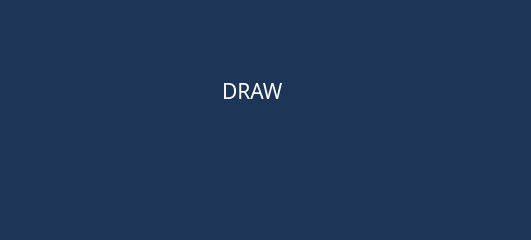
<?xml version="1.0" encoding="UTF-8"?>
<ui version="4.0">
 <class>DrawDialog</class>
 <widget class="QDialog" name="DrawDialog">
  <property name="geometry">
   <rect>
    <x>0</x>
    <y>0</y>
    <width>531</width>
    <height>240</height>
   </rect>
  </property>
  <property name="palette">
   <palette>
    <active>
     <colorrole role="WindowText">
      <brush brushstyle="SolidPattern">
       <color alpha="255">
        <red>255</red>
        <green>255</green>
        <blue>255</blue>
       </color>
      </brush>
     </colorrole>
     <colorrole role="Button">
      <brush brushstyle="SolidPattern">
       <color alpha="255">
        <red>29</red>
        <green>53</green>
        <blue>87</blue>
       </color>
      </brush>
     </colorrole>
     <colorrole role="Light">
      <brush brushstyle="SolidPattern">
       <color alpha="255">
        <red>43</red>
        <green>80</green>
        <blue>130</blue>
       </color>
      </brush>
     </colorrole>
     <colorrole role="Midlight">
      <brush brushstyle="SolidPattern">
       <color alpha="255">
        <red>36</red>
        <green>66</green>
        <blue>108</blue>
       </color>
      </brush>
     </colorrole>
     <colorrole role="Dark">
      <brush brushstyle="SolidPattern">
       <color alpha="255">
        <red>14</red>
        <green>26</green>
        <blue>43</blue>
       </color>
      </brush>
     </colorrole>
     <colorrole role="Mid">
      <brush brushstyle="SolidPattern">
       <color alpha="255">
        <red>19</red>
        <green>35</green>
        <blue>58</blue>
       </color>
      </brush>
     </colorrole>
     <colorrole role="Text">
      <brush brushstyle="SolidPattern">
       <color alpha="255">
        <red>255</red>
        <green>255</green>
        <blue>255</blue>
       </color>
      </brush>
     </colorrole>
     <colorrole role="BrightText">
      <brush brushstyle="SolidPattern">
       <color alpha="255">
        <red>255</red>
        <green>255</green>
        <blue>255</blue>
       </color>
      </brush>
     </colorrole>
     <colorrole role="ButtonText">
      <brush brushstyle="SolidPattern">
       <color alpha="255">
        <red>255</red>
        <green>255</green>
        <blue>255</blue>
       </color>
      </brush>
     </colorrole>
     <colorrole role="Base">
      <brush brushstyle="SolidPattern">
       <color alpha="255">
        <red>0</red>
        <green>0</green>
        <blue>0</blue>
       </color>
      </brush>
     </colorrole>
     <colorrole role="Window">
      <brush brushstyle="SolidPattern">
       <color alpha="255">
        <red>29</red>
        <green>53</green>
        <blue>87</blue>
       </color>
      </brush>
     </colorrole>
     <colorrole role="Shadow">
      <brush brushstyle="SolidPattern">
       <color alpha="255">
        <red>0</red>
        <green>0</green>
        <blue>0</blue>
       </color>
      </brush>
     </colorrole>
     <colorrole role="AlternateBase">
      <brush brushstyle="SolidPattern">
       <color alpha="255">
        <red>14</red>
        <green>26</green>
        <blue>43</blue>
       </color>
      </brush>
     </colorrole>
     <colorrole role="ToolTipBase">
      <brush brushstyle="SolidPattern">
       <color alpha="255">
        <red>255</red>
        <green>255</green>
        <blue>220</blue>
       </color>
      </brush>
     </colorrole>
     <colorrole role="ToolTipText">
      <brush brushstyle="SolidPattern">
       <color alpha="255">
        <red>0</red>
        <green>0</green>
        <blue>0</blue>
       </color>
      </brush>
     </colorrole>
     <colorrole role="PlaceholderText">
      <brush brushstyle="SolidPattern">
       <color alpha="128">
        <red>255</red>
        <green>255</green>
        <blue>255</blue>
       </color>
      </brush>
     </colorrole>
    </active>
    <inactive>
     <colorrole role="WindowText">
      <brush brushstyle="SolidPattern">
       <color alpha="255">
        <red>255</red>
        <green>255</green>
        <blue>255</blue>
       </color>
      </brush>
     </colorrole>
     <colorrole role="Button">
      <brush brushstyle="SolidPattern">
       <color alpha="255">
        <red>29</red>
        <green>53</green>
        <blue>87</blue>
       </color>
      </brush>
     </colorrole>
     <colorrole role="Light">
      <brush brushstyle="SolidPattern">
       <color alpha="255">
        <red>43</red>
        <green>80</green>
        <blue>130</blue>
       </color>
      </brush>
     </colorrole>
     <colorrole role="Midlight">
      <brush brushstyle="SolidPattern">
       <color alpha="255">
        <red>36</red>
        <green>66</green>
        <blue>108</blue>
       </color>
      </brush>
     </colorrole>
     <colorrole role="Dark">
      <brush brushstyle="SolidPattern">
       <color alpha="255">
        <red>14</red>
        <green>26</green>
        <blue>43</blue>
       </color>
      </brush>
     </colorrole>
     <colorrole role="Mid">
      <brush brushstyle="SolidPattern">
       <color alpha="255">
        <red>19</red>
        <green>35</green>
        <blue>58</blue>
       </color>
      </brush>
     </colorrole>
     <colorrole role="Text">
      <brush brushstyle="SolidPattern">
       <color alpha="255">
        <red>255</red>
        <green>255</green>
        <blue>255</blue>
       </color>
      </brush>
     </colorrole>
     <colorrole role="BrightText">
      <brush brushstyle="SolidPattern">
       <color alpha="255">
        <red>255</red>
        <green>255</green>
        <blue>255</blue>
       </color>
      </brush>
     </colorrole>
     <colorrole role="ButtonText">
      <brush brushstyle="SolidPattern">
       <color alpha="255">
        <red>255</red>
        <green>255</green>
        <blue>255</blue>
       </color>
      </brush>
     </colorrole>
     <colorrole role="Base">
      <brush brushstyle="SolidPattern">
       <color alpha="255">
        <red>0</red>
        <green>0</green>
        <blue>0</blue>
       </color>
      </brush>
     </colorrole>
     <colorrole role="Window">
      <brush brushstyle="SolidPattern">
       <color alpha="255">
        <red>29</red>
        <green>53</green>
        <blue>87</blue>
       </color>
      </brush>
     </colorrole>
     <colorrole role="Shadow">
      <brush brushstyle="SolidPattern">
       <color alpha="255">
        <red>0</red>
        <green>0</green>
        <blue>0</blue>
       </color>
      </brush>
     </colorrole>
     <colorrole role="AlternateBase">
      <brush brushstyle="SolidPattern">
       <color alpha="255">
        <red>14</red>
        <green>26</green>
        <blue>43</blue>
       </color>
      </brush>
     </colorrole>
     <colorrole role="ToolTipBase">
      <brush brushstyle="SolidPattern">
       <color alpha="255">
        <red>255</red>
        <green>255</green>
        <blue>220</blue>
       </color>
      </brush>
     </colorrole>
     <colorrole role="ToolTipText">
      <brush brushstyle="SolidPattern">
       <color alpha="255">
        <red>0</red>
        <green>0</green>
        <blue>0</blue>
       </color>
      </brush>
     </colorrole>
     <colorrole role="PlaceholderText">
      <brush brushstyle="SolidPattern">
       <color alpha="128">
        <red>255</red>
        <green>255</green>
        <blue>255</blue>
       </color>
      </brush>
     </colorrole>
    </inactive>
    <disabled>
     <colorrole role="WindowText">
      <brush brushstyle="SolidPattern">
       <color alpha="255">
        <red>14</red>
        <green>26</green>
        <blue>43</blue>
       </color>
      </brush>
     </colorrole>
     <colorrole role="Button">
      <brush brushstyle="SolidPattern">
       <color alpha="255">
        <red>29</red>
        <green>53</green>
        <blue>87</blue>
       </color>
      </brush>
     </colorrole>
     <colorrole role="Light">
      <brush brushstyle="SolidPattern">
       <color alpha="255">
        <red>43</red>
        <green>80</green>
        <blue>130</blue>
       </color>
      </brush>
     </colorrole>
     <colorrole role="Midlight">
      <brush brushstyle="SolidPattern">
       <color alpha="255">
        <red>36</red>
        <green>66</green>
        <blue>108</blue>
       </color>
      </brush>
     </colorrole>
     <colorrole role="Dark">
      <brush brushstyle="SolidPattern">
       <color alpha="255">
        <red>14</red>
        <green>26</green>
        <blue>43</blue>
       </color>
      </brush>
     </colorrole>
     <colorrole role="Mid">
      <brush brushstyle="SolidPattern">
       <color alpha="255">
        <red>19</red>
        <green>35</green>
        <blue>58</blue>
       </color>
      </brush>
     </colorrole>
     <colorrole role="Text">
      <brush brushstyle="SolidPattern">
       <color alpha="255">
        <red>14</red>
        <green>26</green>
        <blue>43</blue>
       </color>
      </brush>
     </colorrole>
     <colorrole role="BrightText">
      <brush brushstyle="SolidPattern">
       <color alpha="255">
        <red>255</red>
        <green>255</green>
        <blue>255</blue>
       </color>
      </brush>
     </colorrole>
     <colorrole role="ButtonText">
      <brush brushstyle="SolidPattern">
       <color alpha="255">
        <red>14</red>
        <green>26</green>
        <blue>43</blue>
       </color>
      </brush>
     </colorrole>
     <colorrole role="Base">
      <brush brushstyle="SolidPattern">
       <color alpha="255">
        <red>29</red>
        <green>53</green>
        <blue>87</blue>
       </color>
      </brush>
     </colorrole>
     <colorrole role="Window">
      <brush brushstyle="SolidPattern">
       <color alpha="255">
        <red>29</red>
        <green>53</green>
        <blue>87</blue>
       </color>
      </brush>
     </colorrole>
     <colorrole role="Shadow">
      <brush brushstyle="SolidPattern">
       <color alpha="255">
        <red>0</red>
        <green>0</green>
        <blue>0</blue>
       </color>
      </brush>
     </colorrole>
     <colorrole role="AlternateBase">
      <brush brushstyle="SolidPattern">
       <color alpha="255">
        <red>29</red>
        <green>53</green>
        <blue>87</blue>
       </color>
      </brush>
     </colorrole>
     <colorrole role="ToolTipBase">
      <brush brushstyle="SolidPattern">
       <color alpha="255">
        <red>255</red>
        <green>255</green>
        <blue>220</blue>
       </color>
      </brush>
     </colorrole>
     <colorrole role="ToolTipText">
      <brush brushstyle="SolidPattern">
       <color alpha="255">
        <red>0</red>
        <green>0</green>
        <blue>0</blue>
       </color>
      </brush>
     </colorrole>
     <colorrole role="PlaceholderText">
      <brush brushstyle="SolidPattern">
       <color alpha="128">
        <red>255</red>
        <green>255</green>
        <blue>255</blue>
       </color>
      </brush>
     </colorrole>
    </disabled>
   </palette>
  </property>
  <property name="windowTitle">
   <string>Draw</string>
  </property>
  <property name="windowIcon">
   <iconset resource="Resorces.qrc">
    <normaloff>:/Logo/tic-tac-toe.png</normaloff>:/Logo/tic-tac-toe.png</iconset>
  </property>
  <widget class="QLabel" name="label">
   <property name="geometry">
    <rect>
     <x>4</x>
     <y>0</y>
     <width>531</width>
     <height>260</height>
    </rect>
   </property>
   <property name="palette">
    <palette>
     <active>
      <colorrole role="WindowText">
       <brush brushstyle="SolidPattern">
        <color alpha="255">
         <red>255</red>
         <green>255</green>
         <blue>255</blue>
        </color>
       </brush>
      </colorrole>
      <colorrole role="Button">
       <brush brushstyle="SolidPattern">
        <color alpha="255">
         <red>29</red>
         <green>53</green>
         <blue>87</blue>
        </color>
       </brush>
      </colorrole>
      <colorrole role="Light">
       <brush brushstyle="SolidPattern">
        <color alpha="255">
         <red>43</red>
         <green>80</green>
         <blue>130</blue>
        </color>
       </brush>
      </colorrole>
      <colorrole role="Midlight">
       <brush brushstyle="SolidPattern">
        <color alpha="255">
         <red>36</red>
         <green>66</green>
         <blue>108</blue>
        </color>
       </brush>
      </colorrole>
      <colorrole role="Dark">
       <brush brushstyle="SolidPattern">
        <color alpha="255">
         <red>14</red>
         <green>26</green>
         <blue>43</blue>
        </color>
       </brush>
      </colorrole>
      <colorrole role="Mid">
       <brush brushstyle="SolidPattern">
        <color alpha="255">
         <red>19</red>
         <green>35</green>
         <blue>58</blue>
        </color>
       </brush>
      </colorrole>
      <colorrole role="Text">
       <brush brushstyle="SolidPattern">
        <color alpha="255">
         <red>255</red>
         <green>255</green>
         <blue>255</blue>
        </color>
       </brush>
      </colorrole>
      <colorrole role="BrightText">
       <brush brushstyle="SolidPattern">
        <color alpha="255">
         <red>255</red>
         <green>255</green>
         <blue>255</blue>
        </color>
       </brush>
      </colorrole>
      <colorrole role="ButtonText">
       <brush brushstyle="SolidPattern">
        <color alpha="255">
         <red>255</red>
         <green>255</green>
         <blue>255</blue>
        </color>
       </brush>
      </colorrole>
      <colorrole role="Base">
       <brush brushstyle="SolidPattern">
        <color alpha="255">
         <red>0</red>
         <green>0</green>
         <blue>0</blue>
        </color>
       </brush>
      </colorrole>
      <colorrole role="Window">
       <brush brushstyle="SolidPattern">
        <color alpha="255">
         <red>29</red>
         <green>53</green>
         <blue>87</blue>
        </color>
       </brush>
      </colorrole>
      <colorrole role="Shadow">
       <brush brushstyle="SolidPattern">
        <color alpha="255">
         <red>0</red>
         <green>0</green>
         <blue>0</blue>
        </color>
       </brush>
      </colorrole>
      <colorrole role="AlternateBase">
       <brush brushstyle="SolidPattern">
        <color alpha="255">
         <red>14</red>
         <green>26</green>
         <blue>43</blue>
        </color>
       </brush>
      </colorrole>
      <colorrole role="ToolTipBase">
       <brush brushstyle="SolidPattern">
        <color alpha="255">
         <red>255</red>
         <green>255</green>
         <blue>220</blue>
        </color>
       </brush>
      </colorrole>
      <colorrole role="ToolTipText">
       <brush brushstyle="SolidPattern">
        <color alpha="255">
         <red>0</red>
         <green>0</green>
         <blue>0</blue>
        </color>
       </brush>
      </colorrole>
      <colorrole role="PlaceholderText">
       <brush brushstyle="SolidPattern">
        <color alpha="128">
         <red>255</red>
         <green>255</green>
         <blue>255</blue>
        </color>
       </brush>
      </colorrole>
     </active>
     <inactive>
      <colorrole role="WindowText">
       <brush brushstyle="SolidPattern">
        <color alpha="255">
         <red>255</red>
         <green>255</green>
         <blue>255</blue>
        </color>
       </brush>
      </colorrole>
      <colorrole role="Button">
       <brush brushstyle="SolidPattern">
        <color alpha="255">
         <red>29</red>
         <green>53</green>
         <blue>87</blue>
        </color>
       </brush>
      </colorrole>
      <colorrole role="Light">
       <brush brushstyle="SolidPattern">
        <color alpha="255">
         <red>43</red>
         <green>80</green>
         <blue>130</blue>
        </color>
       </brush>
      </colorrole>
      <colorrole role="Midlight">
       <brush brushstyle="SolidPattern">
        <color alpha="255">
         <red>36</red>
         <green>66</green>
         <blue>108</blue>
        </color>
       </brush>
      </colorrole>
      <colorrole role="Dark">
       <brush brushstyle="SolidPattern">
        <color alpha="255">
         <red>14</red>
         <green>26</green>
         <blue>43</blue>
        </color>
       </brush>
      </colorrole>
      <colorrole role="Mid">
       <brush brushstyle="SolidPattern">
        <color alpha="255">
         <red>19</red>
         <green>35</green>
         <blue>58</blue>
        </color>
       </brush>
      </colorrole>
      <colorrole role="Text">
       <brush brushstyle="SolidPattern">
        <color alpha="255">
         <red>255</red>
         <green>255</green>
         <blue>255</blue>
        </color>
       </brush>
      </colorrole>
      <colorrole role="BrightText">
       <brush brushstyle="SolidPattern">
        <color alpha="255">
         <red>255</red>
         <green>255</green>
         <blue>255</blue>
        </color>
       </brush>
      </colorrole>
      <colorrole role="ButtonText">
       <brush brushstyle="SolidPattern">
        <color alpha="255">
         <red>255</red>
         <green>255</green>
         <blue>255</blue>
        </color>
       </brush>
      </colorrole>
      <colorrole role="Base">
       <brush brushstyle="SolidPattern">
        <color alpha="255">
         <red>0</red>
         <green>0</green>
         <blue>0</blue>
        </color>
       </brush>
      </colorrole>
      <colorrole role="Window">
       <brush brushstyle="SolidPattern">
        <color alpha="255">
         <red>29</red>
         <green>53</green>
         <blue>87</blue>
        </color>
       </brush>
      </colorrole>
      <colorrole role="Shadow">
       <brush brushstyle="SolidPattern">
        <color alpha="255">
         <red>0</red>
         <green>0</green>
         <blue>0</blue>
        </color>
       </brush>
      </colorrole>
      <colorrole role="AlternateBase">
       <brush brushstyle="SolidPattern">
        <color alpha="255">
         <red>14</red>
         <green>26</green>
         <blue>43</blue>
        </color>
       </brush>
      </colorrole>
      <colorrole role="ToolTipBase">
       <brush brushstyle="SolidPattern">
        <color alpha="255">
         <red>255</red>
         <green>255</green>
         <blue>220</blue>
        </color>
       </brush>
      </colorrole>
      <colorrole role="ToolTipText">
       <brush brushstyle="SolidPattern">
        <color alpha="255">
         <red>0</red>
         <green>0</green>
         <blue>0</blue>
        </color>
       </brush>
      </colorrole>
      <colorrole role="PlaceholderText">
       <brush brushstyle="SolidPattern">
        <color alpha="128">
         <red>255</red>
         <green>255</green>
         <blue>255</blue>
        </color>
       </brush>
      </colorrole>
     </inactive>
     <disabled>
      <colorrole role="WindowText">
       <brush brushstyle="SolidPattern">
        <color alpha="255">
         <red>14</red>
         <green>26</green>
         <blue>43</blue>
        </color>
       </brush>
      </colorrole>
      <colorrole role="Button">
       <brush brushstyle="SolidPattern">
        <color alpha="255">
         <red>29</red>
         <green>53</green>
         <blue>87</blue>
        </color>
       </brush>
      </colorrole>
      <colorrole role="Light">
       <brush brushstyle="SolidPattern">
        <color alpha="255">
         <red>43</red>
         <green>80</green>
         <blue>130</blue>
        </color>
       </brush>
      </colorrole>
      <colorrole role="Midlight">
       <brush brushstyle="SolidPattern">
        <color alpha="255">
         <red>36</red>
         <green>66</green>
         <blue>108</blue>
        </color>
       </brush>
      </colorrole>
      <colorrole role="Dark">
       <brush brushstyle="SolidPattern">
        <color alpha="255">
         <red>14</red>
         <green>26</green>
         <blue>43</blue>
        </color>
       </brush>
      </colorrole>
      <colorrole role="Mid">
       <brush brushstyle="SolidPattern">
        <color alpha="255">
         <red>19</red>
         <green>35</green>
         <blue>58</blue>
        </color>
       </brush>
      </colorrole>
      <colorrole role="Text">
       <brush brushstyle="SolidPattern">
        <color alpha="255">
         <red>14</red>
         <green>26</green>
         <blue>43</blue>
        </color>
       </brush>
      </colorrole>
      <colorrole role="BrightText">
       <brush brushstyle="SolidPattern">
        <color alpha="255">
         <red>255</red>
         <green>255</green>
         <blue>255</blue>
        </color>
       </brush>
      </colorrole>
      <colorrole role="ButtonText">
       <brush brushstyle="SolidPattern">
        <color alpha="255">
         <red>14</red>
         <green>26</green>
         <blue>43</blue>
        </color>
       </brush>
      </colorrole>
      <colorrole role="Base">
       <brush brushstyle="SolidPattern">
        <color alpha="255">
         <red>29</red>
         <green>53</green>
         <blue>87</blue>
        </color>
       </brush>
      </colorrole>
      <colorrole role="Window">
       <brush brushstyle="SolidPattern">
        <color alpha="255">
         <red>29</red>
         <green>53</green>
         <blue>87</blue>
        </color>
       </brush>
      </colorrole>
      <colorrole role="Shadow">
       <brush brushstyle="SolidPattern">
        <color alpha="255">
         <red>0</red>
         <green>0</green>
         <blue>0</blue>
        </color>
       </brush>
      </colorrole>
      <colorrole role="AlternateBase">
       <brush brushstyle="SolidPattern">
        <color alpha="255">
         <red>29</red>
         <green>53</green>
         <blue>87</blue>
        </color>
       </brush>
      </colorrole>
      <colorrole role="ToolTipBase">
       <brush brushstyle="SolidPattern">
        <color alpha="255">
         <red>255</red>
         <green>255</green>
         <blue>220</blue>
        </color>
       </brush>
      </colorrole>
      <colorrole role="ToolTipText">
       <brush brushstyle="SolidPattern">
        <color alpha="255">
         <red>0</red>
         <green>0</green>
         <blue>0</blue>
        </color>
       </brush>
      </colorrole>
      <colorrole role="PlaceholderText">
       <brush brushstyle="SolidPattern">
        <color alpha="128">
         <red>255</red>
         <green>255</green>
         <blue>255</blue>
        </color>
       </brush>
      </colorrole>
     </disabled>
    </palette>
   </property>
   <property name="text">
    <string/>
   </property>
   <property name="pixmap">
    <pixmap resource="Resorces.qrc">:/winlose/equality.png</pixmap>
   </property>
   <property name="scaledContents">
    <bool>true</bool>
   </property>
  </widget>
  <widget class="QLabel" name="label_2">
   <property name="geometry">
    <rect>
     <x>222</x>
     <y>70</y>
     <width>111</width>
     <height>41</height>
    </rect>
   </property>
   <property name="palette">
    <palette>
     <active>
      <colorrole role="WindowText">
       <brush brushstyle="SolidPattern">
        <color alpha="255">
         <red>255</red>
         <green>255</green>
         <blue>255</blue>
        </color>
       </brush>
      </colorrole>
      <colorrole role="Button">
       <brush brushstyle="SolidPattern">
        <color alpha="255">
         <red>29</red>
         <green>53</green>
         <blue>87</blue>
        </color>
       </brush>
      </colorrole>
      <colorrole role="Light">
       <brush brushstyle="SolidPattern">
        <color alpha="255">
         <red>43</red>
         <green>80</green>
         <blue>130</blue>
        </color>
       </brush>
      </colorrole>
      <colorrole role="Midlight">
       <brush brushstyle="SolidPattern">
        <color alpha="255">
         <red>36</red>
         <green>66</green>
         <blue>108</blue>
        </color>
       </brush>
      </colorrole>
      <colorrole role="Dark">
       <brush brushstyle="SolidPattern">
        <color alpha="255">
         <red>14</red>
         <green>26</green>
         <blue>43</blue>
        </color>
       </brush>
      </colorrole>
      <colorrole role="Mid">
       <brush brushstyle="SolidPattern">
        <color alpha="255">
         <red>19</red>
         <green>35</green>
         <blue>58</blue>
        </color>
       </brush>
      </colorrole>
      <colorrole role="Text">
       <brush brushstyle="SolidPattern">
        <color alpha="255">
         <red>255</red>
         <green>255</green>
         <blue>255</blue>
        </color>
       </brush>
      </colorrole>
      <colorrole role="BrightText">
       <brush brushstyle="SolidPattern">
        <color alpha="255">
         <red>255</red>
         <green>255</green>
         <blue>255</blue>
        </color>
       </brush>
      </colorrole>
      <colorrole role="ButtonText">
       <brush brushstyle="SolidPattern">
        <color alpha="255">
         <red>255</red>
         <green>255</green>
         <blue>255</blue>
        </color>
       </brush>
      </colorrole>
      <colorrole role="Base">
       <brush brushstyle="SolidPattern">
        <color alpha="255">
         <red>0</red>
         <green>0</green>
         <blue>0</blue>
        </color>
       </brush>
      </colorrole>
      <colorrole role="Window">
       <brush brushstyle="SolidPattern">
        <color alpha="255">
         <red>29</red>
         <green>53</green>
         <blue>87</blue>
        </color>
       </brush>
      </colorrole>
      <colorrole role="Shadow">
       <brush brushstyle="SolidPattern">
        <color alpha="255">
         <red>0</red>
         <green>0</green>
         <blue>0</blue>
        </color>
       </brush>
      </colorrole>
      <colorrole role="AlternateBase">
       <brush brushstyle="SolidPattern">
        <color alpha="255">
         <red>14</red>
         <green>26</green>
         <blue>43</blue>
        </color>
       </brush>
      </colorrole>
      <colorrole role="ToolTipBase">
       <brush brushstyle="SolidPattern">
        <color alpha="255">
         <red>255</red>
         <green>255</green>
         <blue>220</blue>
        </color>
       </brush>
      </colorrole>
      <colorrole role="ToolTipText">
       <brush brushstyle="SolidPattern">
        <color alpha="255">
         <red>0</red>
         <green>0</green>
         <blue>0</blue>
        </color>
       </brush>
      </colorrole>
      <colorrole role="PlaceholderText">
       <brush brushstyle="SolidPattern">
        <color alpha="128">
         <red>255</red>
         <green>255</green>
         <blue>255</blue>
        </color>
       </brush>
      </colorrole>
     </active>
     <inactive>
      <colorrole role="WindowText">
       <brush brushstyle="SolidPattern">
        <color alpha="255">
         <red>255</red>
         <green>255</green>
         <blue>255</blue>
        </color>
       </brush>
      </colorrole>
      <colorrole role="Button">
       <brush brushstyle="SolidPattern">
        <color alpha="255">
         <red>29</red>
         <green>53</green>
         <blue>87</blue>
        </color>
       </brush>
      </colorrole>
      <colorrole role="Light">
       <brush brushstyle="SolidPattern">
        <color alpha="255">
         <red>43</red>
         <green>80</green>
         <blue>130</blue>
        </color>
       </brush>
      </colorrole>
      <colorrole role="Midlight">
       <brush brushstyle="SolidPattern">
        <color alpha="255">
         <red>36</red>
         <green>66</green>
         <blue>108</blue>
        </color>
       </brush>
      </colorrole>
      <colorrole role="Dark">
       <brush brushstyle="SolidPattern">
        <color alpha="255">
         <red>14</red>
         <green>26</green>
         <blue>43</blue>
        </color>
       </brush>
      </colorrole>
      <colorrole role="Mid">
       <brush brushstyle="SolidPattern">
        <color alpha="255">
         <red>19</red>
         <green>35</green>
         <blue>58</blue>
        </color>
       </brush>
      </colorrole>
      <colorrole role="Text">
       <brush brushstyle="SolidPattern">
        <color alpha="255">
         <red>255</red>
         <green>255</green>
         <blue>255</blue>
        </color>
       </brush>
      </colorrole>
      <colorrole role="BrightText">
       <brush brushstyle="SolidPattern">
        <color alpha="255">
         <red>255</red>
         <green>255</green>
         <blue>255</blue>
        </color>
       </brush>
      </colorrole>
      <colorrole role="ButtonText">
       <brush brushstyle="SolidPattern">
        <color alpha="255">
         <red>255</red>
         <green>255</green>
         <blue>255</blue>
        </color>
       </brush>
      </colorrole>
      <colorrole role="Base">
       <brush brushstyle="SolidPattern">
        <color alpha="255">
         <red>0</red>
         <green>0</green>
         <blue>0</blue>
        </color>
       </brush>
      </colorrole>
      <colorrole role="Window">
       <brush brushstyle="SolidPattern">
        <color alpha="255">
         <red>29</red>
         <green>53</green>
         <blue>87</blue>
        </color>
       </brush>
      </colorrole>
      <colorrole role="Shadow">
       <brush brushstyle="SolidPattern">
        <color alpha="255">
         <red>0</red>
         <green>0</green>
         <blue>0</blue>
        </color>
       </brush>
      </colorrole>
      <colorrole role="AlternateBase">
       <brush brushstyle="SolidPattern">
        <color alpha="255">
         <red>14</red>
         <green>26</green>
         <blue>43</blue>
        </color>
       </brush>
      </colorrole>
      <colorrole role="ToolTipBase">
       <brush brushstyle="SolidPattern">
        <color alpha="255">
         <red>255</red>
         <green>255</green>
         <blue>220</blue>
        </color>
       </brush>
      </colorrole>
      <colorrole role="ToolTipText">
       <brush brushstyle="SolidPattern">
        <color alpha="255">
         <red>0</red>
         <green>0</green>
         <blue>0</blue>
        </color>
       </brush>
      </colorrole>
      <colorrole role="PlaceholderText">
       <brush brushstyle="SolidPattern">
        <color alpha="128">
         <red>255</red>
         <green>255</green>
         <blue>255</blue>
        </color>
       </brush>
      </colorrole>
     </inactive>
     <disabled>
      <colorrole role="WindowText">
       <brush brushstyle="SolidPattern">
        <color alpha="255">
         <red>14</red>
         <green>26</green>
         <blue>43</blue>
        </color>
       </brush>
      </colorrole>
      <colorrole role="Button">
       <brush brushstyle="SolidPattern">
        <color alpha="255">
         <red>29</red>
         <green>53</green>
         <blue>87</blue>
        </color>
       </brush>
      </colorrole>
      <colorrole role="Light">
       <brush brushstyle="SolidPattern">
        <color alpha="255">
         <red>43</red>
         <green>80</green>
         <blue>130</blue>
        </color>
       </brush>
      </colorrole>
      <colorrole role="Midlight">
       <brush brushstyle="SolidPattern">
        <color alpha="255">
         <red>36</red>
         <green>66</green>
         <blue>108</blue>
        </color>
       </brush>
      </colorrole>
      <colorrole role="Dark">
       <brush brushstyle="SolidPattern">
        <color alpha="255">
         <red>14</red>
         <green>26</green>
         <blue>43</blue>
        </color>
       </brush>
      </colorrole>
      <colorrole role="Mid">
       <brush brushstyle="SolidPattern">
        <color alpha="255">
         <red>19</red>
         <green>35</green>
         <blue>58</blue>
        </color>
       </brush>
      </colorrole>
      <colorrole role="Text">
       <brush brushstyle="SolidPattern">
        <color alpha="255">
         <red>14</red>
         <green>26</green>
         <blue>43</blue>
        </color>
       </brush>
      </colorrole>
      <colorrole role="BrightText">
       <brush brushstyle="SolidPattern">
        <color alpha="255">
         <red>255</red>
         <green>255</green>
         <blue>255</blue>
        </color>
       </brush>
      </colorrole>
      <colorrole role="ButtonText">
       <brush brushstyle="SolidPattern">
        <color alpha="255">
         <red>14</red>
         <green>26</green>
         <blue>43</blue>
        </color>
       </brush>
      </colorrole>
      <colorrole role="Base">
       <brush brushstyle="SolidPattern">
        <color alpha="255">
         <red>29</red>
         <green>53</green>
         <blue>87</blue>
        </color>
       </brush>
      </colorrole>
      <colorrole role="Window">
       <brush brushstyle="SolidPattern">
        <color alpha="255">
         <red>29</red>
         <green>53</green>
         <blue>87</blue>
        </color>
       </brush>
      </colorrole>
      <colorrole role="Shadow">
       <brush brushstyle="SolidPattern">
        <color alpha="255">
         <red>0</red>
         <green>0</green>
         <blue>0</blue>
        </color>
       </brush>
      </colorrole>
      <colorrole role="AlternateBase">
       <brush brushstyle="SolidPattern">
        <color alpha="255">
         <red>29</red>
         <green>53</green>
         <blue>87</blue>
        </color>
       </brush>
      </colorrole>
      <colorrole role="ToolTipBase">
       <brush brushstyle="SolidPattern">
        <color alpha="255">
         <red>255</red>
         <green>255</green>
         <blue>220</blue>
        </color>
       </brush>
      </colorrole>
      <colorrole role="ToolTipText">
       <brush brushstyle="SolidPattern">
        <color alpha="255">
         <red>0</red>
         <green>0</green>
         <blue>0</blue>
        </color>
       </brush>
      </colorrole>
      <colorrole role="PlaceholderText">
       <brush brushstyle="SolidPattern">
        <color alpha="128">
         <red>255</red>
         <green>255</green>
         <blue>255</blue>
        </color>
       </brush>
      </colorrole>
     </disabled>
    </palette>
   </property>
   <property name="font">
    <font>
     <family>Snap ITC</family>
     <pointsize>16</pointsize>
    </font>
   </property>
   <property name="text">
    <string>DRAW</string>
   </property>
  </widget>
 </widget>
 <resources>
  <include location="Resorces.qrc"/>
 </resources>
 <connections/>
</ui>
